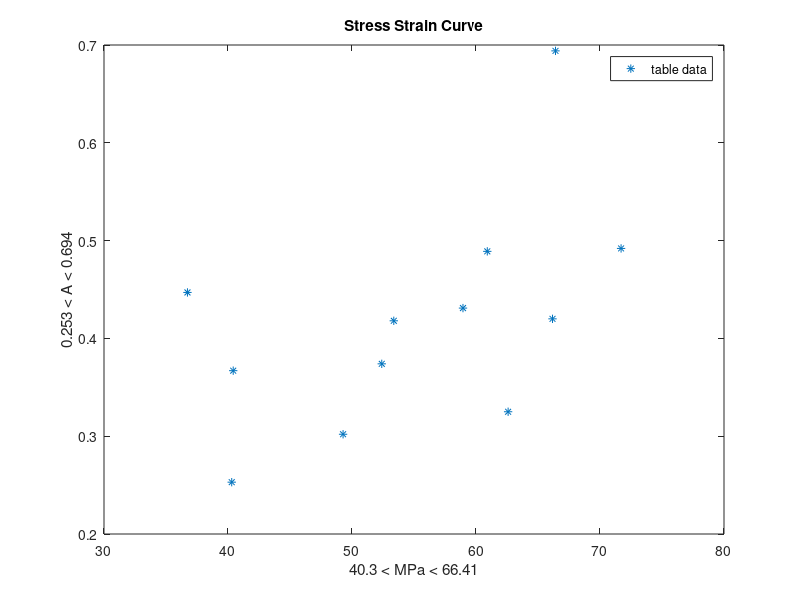

This figure's MATLAB source:
x = [40.3 49.28 53.37 52.40 40.42 62.59 66.17 71.70 36.73 58.95 60.91 66.41];
y = [0.253 0.302 0.418 0.374 0.367 0.325 0.420 0.492 0.447 0.431 0.489 0.694];
plot(x, y, '*');

xlabel('40.3 < MPa < 66.41'); % x-axis label
ylabel('0.253 < A < 0.694'); % y-axis label
legend('table data'); % Indicate what each graph is about
title('Stress Strain Curve'); % Title the graph

% Spline interpolant fits best and all points lie on the curve

